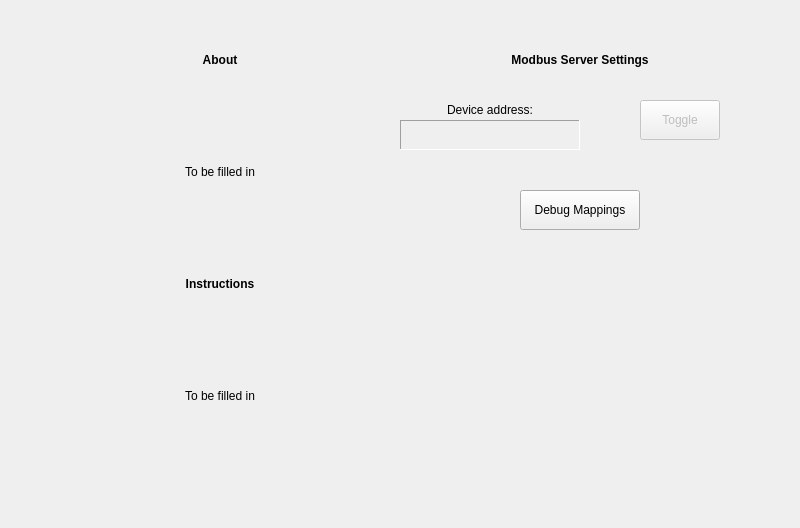
<?xml version="1.0" encoding="UTF-8"?>
<ui version="4.0">
 <class>Settings</class>
 <widget class="QFrame" name="Settings">
  <property name="geometry">
   <rect>
    <x>0</x>
    <y>0</y>
    <width>800</width>
    <height>528</height>
   </rect>
  </property>
  <property name="sizePolicy">
   <sizepolicy hsizetype="Fixed" vsizetype="Fixed">
    <horstretch>0</horstretch>
    <verstretch>0</verstretch>
   </sizepolicy>
  </property>
  <property name="windowTitle">
   <string>Frame</string>
  </property>
  <property name="autoFillBackground">
   <bool>true</bool>
  </property>
  <property name="styleSheet">
   <string notr="true"/>
  </property>
  <widget class="QLabel" name="label">
   <property name="geometry">
    <rect>
     <x>40</x>
     <y>40</y>
     <width>360</width>
     <height>40</height>
    </rect>
   </property>
   <property name="sizePolicy">
    <sizepolicy hsizetype="Fixed" vsizetype="Fixed">
     <horstretch>0</horstretch>
     <verstretch>0</verstretch>
    </sizepolicy>
   </property>
   <property name="text">
    <string>&lt;h4&gt;About&lt;/h4&gt;</string>
   </property>
   <property name="alignment">
    <set>Qt::AlignCenter</set>
   </property>
  </widget>
  <widget class="QLabel" name="label_2">
   <property name="geometry">
    <rect>
     <x>40</x>
     <y>264</y>
     <width>360</width>
     <height>40</height>
    </rect>
   </property>
   <property name="sizePolicy">
    <sizepolicy hsizetype="Fixed" vsizetype="Fixed">
     <horstretch>0</horstretch>
     <verstretch>0</verstretch>
    </sizepolicy>
   </property>
   <property name="text">
    <string>&lt;h4&gt;Instructions&lt;/h4&gt;</string>
   </property>
   <property name="alignment">
    <set>Qt::AlignCenter</set>
   </property>
  </widget>
  <widget class="QLabel" name="label_3">
   <property name="geometry">
    <rect>
     <x>40</x>
     <y>80</y>
     <width>360</width>
     <height>184</height>
    </rect>
   </property>
   <property name="text">
    <string>To be filled in</string>
   </property>
   <property name="alignment">
    <set>Qt::AlignCenter</set>
   </property>
  </widget>
  <widget class="QLabel" name="label_4">
   <property name="geometry">
    <rect>
     <x>40</x>
     <y>304</y>
     <width>360</width>
     <height>184</height>
    </rect>
   </property>
   <property name="text">
    <string>To be filled in</string>
   </property>
   <property name="alignment">
    <set>Qt::AlignCenter</set>
   </property>
  </widget>
  <widget class="QLabel" name="label_5">
   <property name="geometry">
    <rect>
     <x>400</x>
     <y>40</y>
     <width>360</width>
     <height>40</height>
    </rect>
   </property>
   <property name="sizePolicy">
    <sizepolicy hsizetype="Fixed" vsizetype="Fixed">
     <horstretch>0</horstretch>
     <verstretch>0</verstretch>
    </sizepolicy>
   </property>
   <property name="text">
    <string>&lt;h4&gt;Modbus Server Settings&lt;/h4&gt;</string>
   </property>
   <property name="alignment">
    <set>Qt::AlignCenter</set>
   </property>
  </widget>
  <widget class="QLabel" name="ip">
   <property name="geometry">
    <rect>
     <x>400</x>
     <y>120</y>
     <width>180</width>
     <height>30</height>
    </rect>
   </property>
   <property name="frameShape">
    <enum>QFrame::Panel</enum>
   </property>
   <property name="frameShadow">
    <enum>QFrame::Sunken</enum>
   </property>
   <property name="text">
    <string/>
   </property>
   <property name="alignment">
    <set>Qt::AlignCenter</set>
   </property>
  </widget>
  <widget class="QPushButton" name="toggle">
   <property name="enabled">
    <bool>false</bool>
   </property>
   <property name="geometry">
    <rect>
     <x>640</x>
     <y>100</y>
     <width>80</width>
     <height>40</height>
    </rect>
   </property>
   <property name="text">
    <string>Toggle</string>
   </property>
  </widget>
  <widget class="QLabel" name="ip_2">
   <property name="geometry">
    <rect>
     <x>400</x>
     <y>100</y>
     <width>180</width>
     <height>20</height>
    </rect>
   </property>
   <property name="text">
    <string>Device address:</string>
   </property>
   <property name="alignment">
    <set>Qt::AlignCenter</set>
   </property>
  </widget>
  <widget class="QPushButton" name="debugMapping">
   <property name="geometry">
    <rect>
     <x>520</x>
     <y>190</y>
     <width>120</width>
     <height>40</height>
    </rect>
   </property>
   <property name="text">
    <string>Debug Mappings</string>
   </property>
  </widget>
 </widget>
 <resources/>
 <connections/>
</ui>
